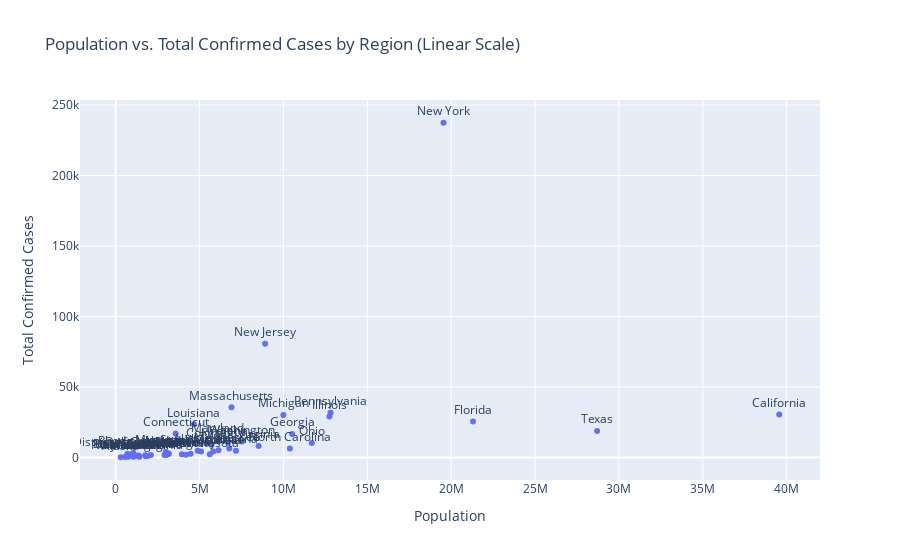

The code cell stored with this chart in its notebook:
### Markdown cell above
### Total Number of Confirmed Cases and Total Deaths, vs. Population

We create scatterplots to view the relationship between population and total confirmed cases or deaths, labeled by state.  There is a clear increasing linear relationship between $\log(\text{Population})$ in a state and $\log(\text{Total Confirmed Cases})$ and $\log(\text{Total Deaths})$ in that state, indicating that the relationships between population vs. confirmed cases and deaths can be described as:

$$\text{Total Confirmed Cases} = a\times(\text{Population})^b$$

$$\text{Total Deaths} = c\times(\text{Population})^d$$

The scatter plots below confirm our reasoning in the Question Framing section above that our measures of severity should be normalized by population, because we are more interested in the *proportion* of cases in a region than total number of cases.

### Code cell
ordinal_date_columns_str = [str(date) for date in list(ordinal_date_columns)]
stateTSconf = confirmed_data_wALHI.loc[:,["STATEFP","PopulationEstimate2018"]+ordinal_date_columns_str]\
            .groupby(["STATEFP"], as_index=False).sum().join(states_51["Province_State"], how="left", on="STATEFP")\
            .rename(columns={"Province_State":"State"})
stateTSdeaths = deaths_data_wALHI.loc[:,["STATEFP","PopulationEstimate2018"]+ordinal_date_columns_str]\
            .groupby(["STATEFP"], as_index=False).sum()
CasesAndPopByState = stateTSconf.loc[:,["State","PopulationEstimate2018","737533"]].sort_values("737533", ascending=False)\
                .join(stateTSdeaths.loc[:,'737533'], lsuffix="_confirmed", rsuffix="_deaths")\
                .rename(columns={"737533_confirmed":"Total Confirmed Cases",
                                 "737533_deaths":"Total Deaths", "PopulationEstimate2018":"Population"})
fig = px.scatter(CasesAndPopByState, x = "Population", y = "Total Confirmed Cases", text="State",
                 title="Population vs. Total Confirmed Cases by Region (Linear Scale)")
fig.update_traces(textposition='top center')

### Figure 1 — Plotly figure (JSON) as saved in the notebook; plotly's stock layout.template omitted (floating-point values rounded to 4 significant figures)
{"data": [{"hovertemplate": "Population=%{x}<br>Total Confirmed Cases=%{y}<br>State=%{text}<extra></extra>", "legendgroup": "", "marker": {"color": "#636efa", "symbol": "circle"}, "mode": "markers+text", "name": "", "showlegend": false, "text": ["New York", "New Jersey", "Massachusetts", "Pennsylvania", "California", "Michigan", "Illinois", "Florida", "Louisiana", "Texas", "Connecticut", "Georgia", "Maryland", "Washington", "Indiana", "Ohio", "Colorado", "Virginia", "North Carolina", "Tennessee", "Missouri", "Arizona", "Alabama", "South Carolina", "Wisconsin", "Mississippi", "Nevada", "Rhode Island", "Utah", "District of Columbia", "Kentucky", "Iowa", "Delaware", "Oklahoma", "Minnesota", "Oregon", "Kansas", "New Mexico", "Arkansas", "Idaho", "South Dakota", "New Hampshire", "Nebraska", "Maine", "Vermont", "West Virginia", "Hawaii", "North Dakota", "Montana", "Wyoming", "Alaska"], "textposition": "top center", "type": "scatter", "x": [19542209, 8908520, 6902149, 12807060, 39557045, 9995915, 12741080, 21299325, 4659978, 28698674, 3572665, 10519475, 6042718, 7535591, 6691878, 11689442, 5694802, 8517685, 10383620, 6770010, 6126452, 7171646, 4887871, 5084127, 5813568, 2986530, 3034392, 1057315, 3161105, 702455, 4468402, 3156145, 967171, 3943079, 5611179, 4190713, 2911505, 2095428, 3013825, 1753356, 865749, 1356458, 1923434, 1338404, 626299, 1805832, 1420403, 758395, 1061792, 577737, 300776], "xaxis": "x", "y": [237474, 80672, 35616, 31652, 30491, 30074, 29076, 25489, 23523, 18702, 17025, 16634, 12326, 11332, 10641, 10222, 8980, 8053, 6328, 6293, 5167, 4724, 4712, 4248, 4199, 3974, 3592, 3345, 2753, 2666, 2634, 2512, 2508, 2357, 2209, 1844, 1821, 1798, 1702, 1655, 1541, 1342, 1189, 846, 793, 785, 568, 525, 426, 309, 151], "yaxis": "y"}], "layout": {"legend": {"tracegroupgap": 0}, "title": {"text": "Population vs. Total Confirmed Cases by Region (Linear Scale)"}, "xaxis": {"anchor": "y", "domain": [0, 1], "title": {"text": "Population"}}, "yaxis": {"anchor": "x", "domain": [0, 1], "title": {"text": "Total Confirmed Cases"}}}}
